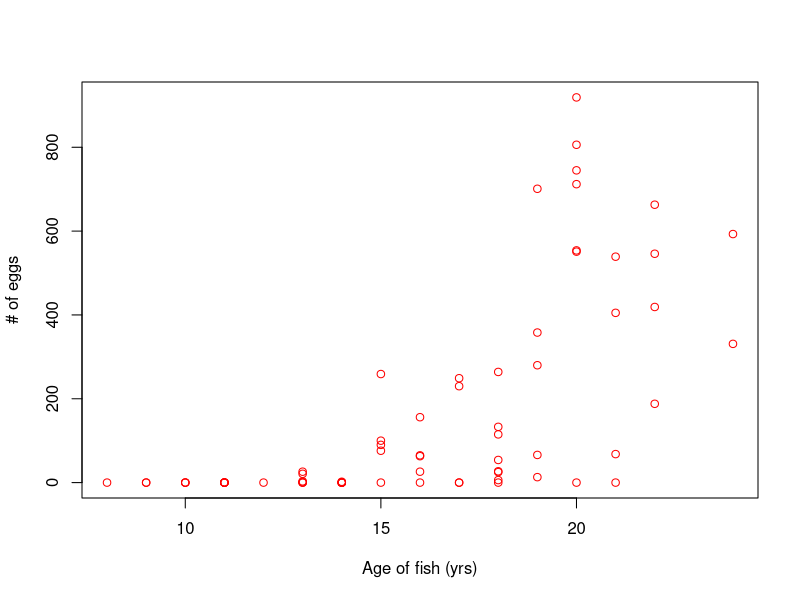
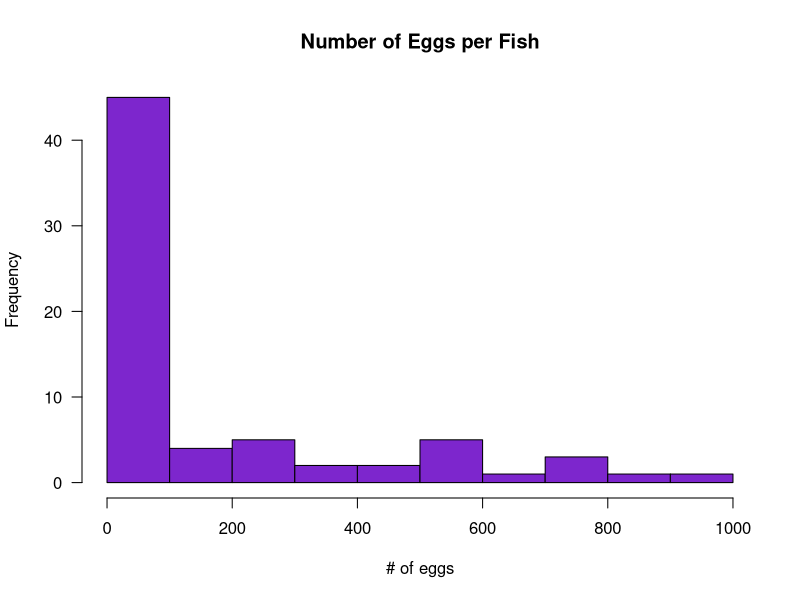
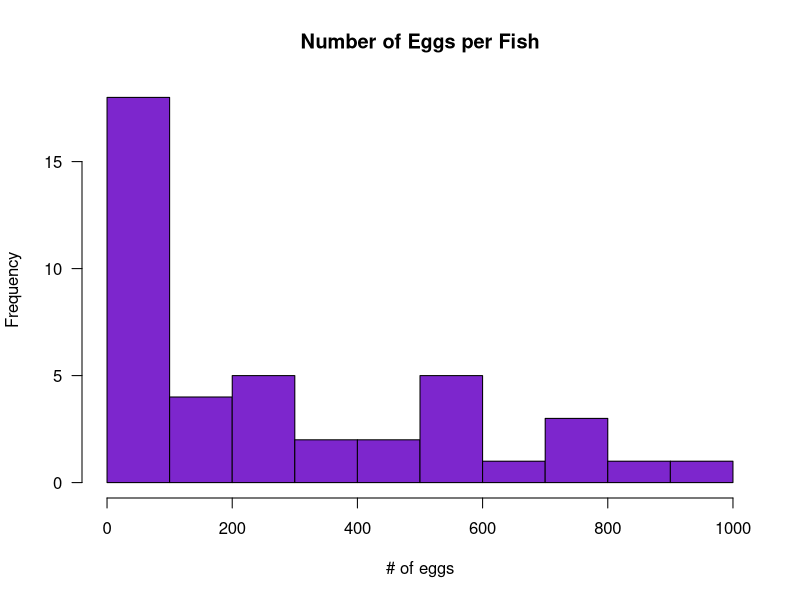
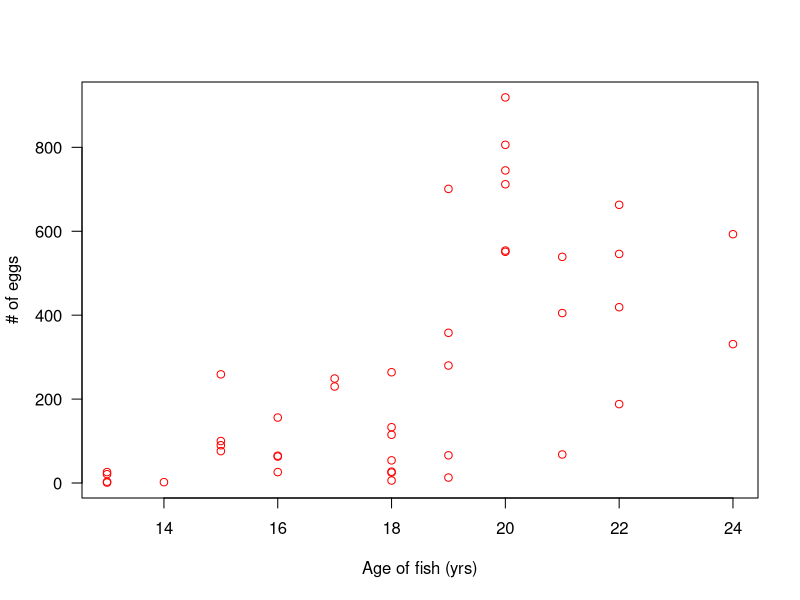
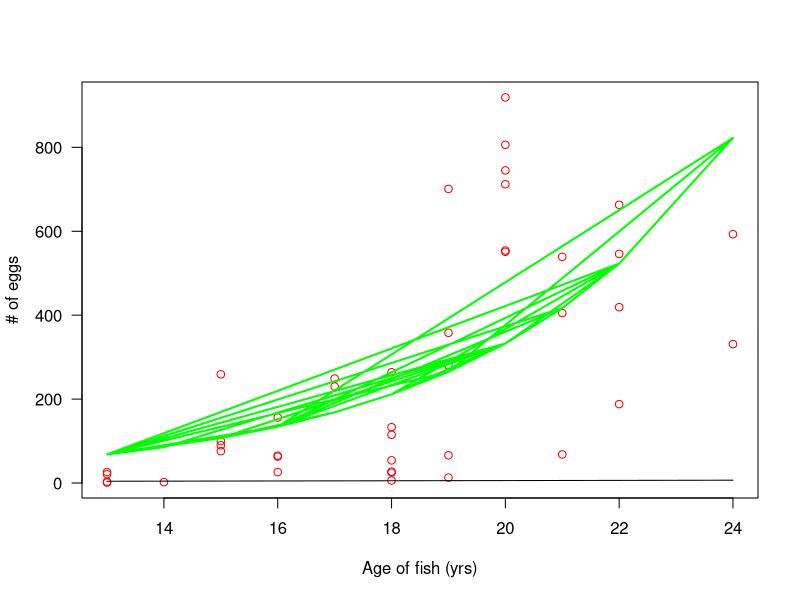

Source code (R) for these figures, in order: (Note: this script raises an error after producing the figures.)
#------ Alicia's Section-------
# GLM
wd <- getwd() # get working directory

fish <- read.csv("data.fish.csv", stringsAsFactors = FALSE) # read data file into object called fish
View(fish) # view the data 

#Check the data layout
str(fish) 
head(fish)

# only look at data within the year 2011 (all columns with rows = 2011)
f1 <- fish[fish$year == 2011, ]

# visualize the relationship between fish age and number of eggs 
plot(f1$age, f1$number.eggs, col = "red", xlab = "Age of fish (yrs)", ylab = "# of eggs")

hist(f1$number.eggs, col = "Purple3", xlab = "# of eggs", main = "Number of Eggs per Fish", las = 1)

#Get rid of the zeros
f2 <- f1[f1$number.eggs > 0, ]
View(f2)

hist(f2$number.eggs, col = "Purple3", xlab = "# of eggs", main = "Number of Eggs per Fish", las = 1)
plot(f2$age, f2$number.eggs, col = "red", xlab = "Age of fish (yrs)", ylab = "# of eggs", las = 1)

#-------- Devon's LM---------


#-------- GLM---------
plot(f2$age, f2$number.eggs, col = "red", xlab = "Age of fish (yrs)", ylab = "# of eggs", las = 1)
# create GLM null
glm.0 <- glm(f2$number.eggs ~ f2$age, family = poisson)

summary(glm.0)
#            Estimate Std. Error t value Pr(>|t|)    
#(Intercept)  1.27788    0.89811   1.423    0.163    
#age          0.22643    0.04451   5.087 8.96e-06 ***
glm.0a <- glm(f2$number.eggs ~ f2$age, family = quasipoisson(link = "sqrt"))

summary(glm.0)
# Same....
### This is in the Log scale so lets convert it back
e <- exp(1)
e^0.22643 # = 1.254115

# plot the linear values
(x.r <- range(f2$age))
# to get the range of y we can just use the intercept from the GLM
y.val <- c((1.27788 + 0.22643*x.r[1]), (1.27788 + 0.22643*x.r[2]))
#note that the estimates are still on the logit scale
lines(x.r, y.val)
#Creates a horizontal line at 0???

glm.0$deviance / glm.0$df.residual #165.855
# Since it is over 3 then it is over dispersed so 
#we need to use a different link function

#Lets plot the fitted Lines
str(glm.0)
glm.0$fitted.values
#multiple values
glm.0$fitted.values

#makes the nice curved line
lines(f2$age, glm.0$fitted.values, col = "Green", lwd = 2)

# make the line more smooth ### NOT FINISHED
age.range.for.predict <- seq(min(f2$age), max(f2$age), 0.1)
pred.response <- predict(glm.0, list(age = age.range.for.predict), type = "response")
lines(age.range.for.predict, pred.response, col = "Green", lwd = 2)
